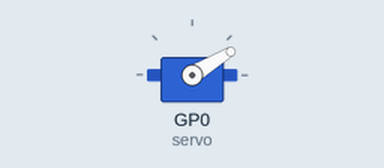
Simulated run of this program. Board: Raspberry Pi Pico running MicroPython. On the bench: servo. Servo angles are drawn from the pulse width (0.5 ms = 0°, 2.5 ms = 180°). At 10.0 s the program stops and its outputs stay as they are.

Above: at 0.05 s.
Timing chart, 0 to 4.6 s (numbered marks = the images above):
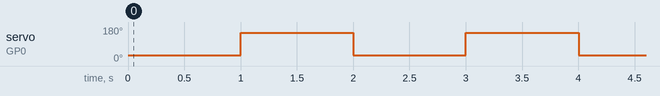

The program:

servo_reload.py
```python
"""""
This Code is used for the reloading of the sjoel stones.

"""""
from Servo import Servo
import utime
import config

servo =  Servo(config.PIN_0)

# START_ANGLE = 10
# END_ANGLE = 180
# TIME = 1


def Reload(START_ANGLE= 10, END_ANGLE = 165, TIME = 1):
    servo.angle(START_ANGLE)
    utime.sleep(TIME )
    servo.angle(END_ANGLE)
    utime.sleep(TIME)
    servo.angle(START_ANGLE)


if __name__ == '__main__':
    for i in range(5):
        Reload()
           
```

Servo.py
```python
"""
    servo class for moving the aiming
    and  loading disks for the Sjoelbak

    Wiring servo:
        * brown wire = gnd
        * red = 5v
        * orange = custom pin, tested with pin 5

    Source: https://how2electronics.com/how-to-control-servo-motor-with-raspberry-pi-pico/
"""
__version__ = '0.4'
__author__ = 'Jelmer and Senna'

from machine import Pin, PWM

POSITION_MIDDLE = 512
POSITION_MIN    = 0
POSITION_MAX    = 1024
ANGLE_MIN		= 0
ANGLE_MAX 		= 180

class Servo:
    def __init__(self, pin: int or Pin or PWM):
        #define if pin is int, pin or pwm value and give a class value back
        if isinstance(pin, int):
            pin = Pin(pin, Pin.OUT)
        if isinstance(pin, Pin):
            self.__pwm = PWM(pin)
        if isinstance(pin, PWM):
            self.__pwm = pin
        #freq we use
        self.__pwm.freq(50)

    #move from 0 to 180 degrees
    def angle(self, angle):
        if angle < ANGLE_MIN:
            angle = ANGLE_MIN
        elif angle > ANGLE_MAX:
            angle = ANGLE_MAX
        angle = angle * POSITION_MAX / ANGLE_MAX

        self.goto(round(angle)) # Convert range value to angle value

    #Moves the servo to the specified position from 0 to 1024, used in "angle"
    def goto(self, value: int):
        if value < POSITION_MIN:
            value = POSITION_MIN
        elif value > POSITION_MAX:
            value = POSITION_MAX

        target = int(2500 + ((value / POSITION_MAX) * 5000))
        self.__pwm.duty_u16(target)

    def free(self):
        #allows the servo to move free, u can use youre hands now to turn it to the start, DONT TACH IT IF ITS BIZZY
        self.__pwm.duty_u16(0)

    def middle(self):
        #move to the middle
        self.goto(POSITION_MIDDLE)
```

config.py
```python
PIN_0 = 0 # Is in use for the servo reloader
PIN_1 = 1  # is in use for the servo aimer
PIN_2 = 2 # this pin is for the flipperbutton
PIN_3 = 3 # this pin is for the flipper
PIN_4 = 4 #sensor lader
PIN_5 = 5 #sensor schieter
PIN_6 = 6
PIN_7 = 7
PIN_8 = 8
PIN_9 = 9
PIN_10 = 10
PIN_11 = 11
PIN_12 = 12
PIN_13 = 13
PIN_14 = 14
PIN_15 = 15
PIN_16 = 16
PIN_17 = 17
PIN_18 = 18
PIN_19 = 19
PIN_20 = 20
PIN_21 = 21
PIN_22 = 22
PIN_23 = 23
PIN_24 = 24
PIN_25 = 25
PIN_26 = 26
PIN_27 = 27
PIN_28 = 28
```

Measured:
- by itself, servo on GP0 (servo): alternates 150° for 1.0 s and 31° for 1.0 s
